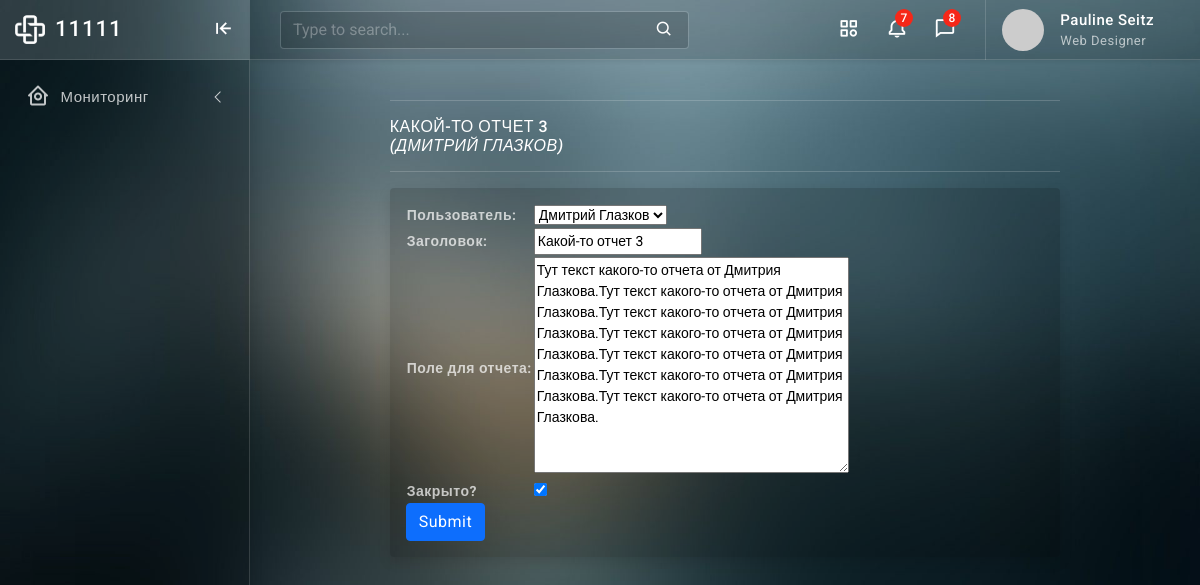
Before: /note/3/note-edit/ with the older database file.
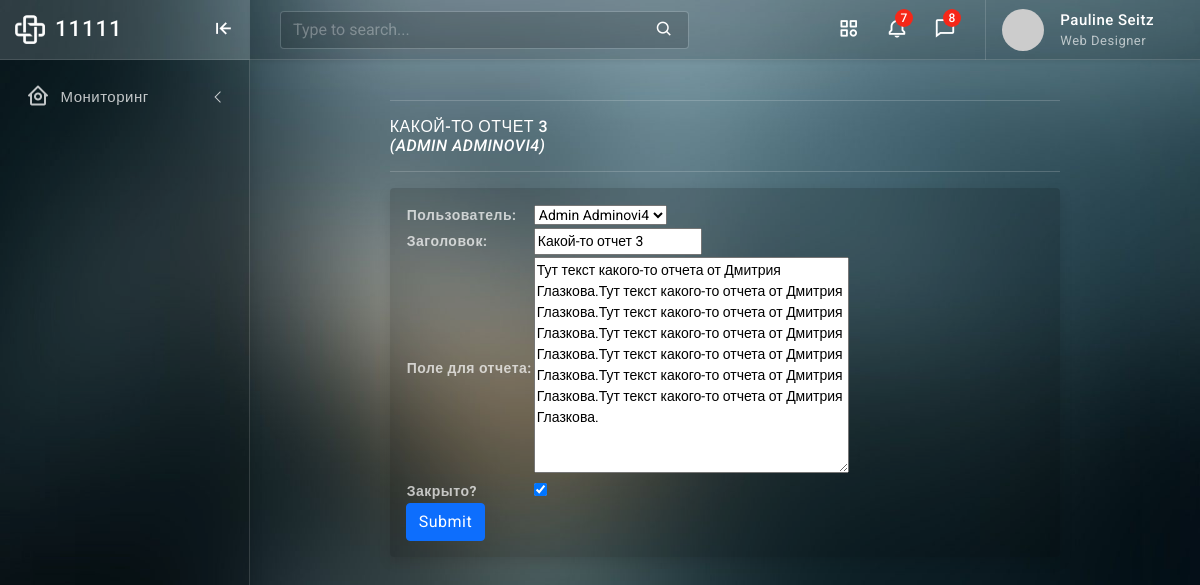
After: the same page with the newer database file.
### notes/models.py (models this page shows, shortened)
class Note(models.Model):
    title = models.CharField("Заголовок", max_length=100)
    user = models.ForeignKey('NoteAuthor', on_delete=models.SET_NULL, blank=True, null=True, verbose_name='Пользователь')
    created = models.DateField("Создана", auto_now=True)
    status = models.BooleanField("Закрыто?", default=False)
    textarea = models.TextField("Поле для отчета", max_length=1000)
    class Meta:
        verbose_name = 'Отчет'
        verbose_name_plural = 'Отчеты'

class NoteAuthor(models.Model):
    name = models.CharField("Имя", max_length=20)
    surname = models.CharField("Фамилия", max_length=20)
    post = models.CharField(max_length=1, choices=POST_CHOICES, default="Оператор", verbose_name="Должность")
    class Meta:
        verbose_name = 'Пользователь'
        verbose_name_plural = 'Пользователи'
    def __str__(self):
        return '{0} {1}'.format (self.name, self.surname)

### notes/views.py (the view, shortened to what this page needs)
# urls.py: path('note/<int:pk>/note-edit/', views.NoteUpdate.as_view(), name='note-edit'),
class NoteUpdate(UpdateView):
    model = Note
    fields = ['user','title', 'textarea', 'status']
    template_name = 'notes/note_form.html'
    success_url = reverse_lazy('notes')
    def dispatch(self, *args, **kwargs):
        self.note_id = kwargs['pk']
        return super(NoteUpdate, self).dispatch(*args, **kwargs)

### templates/notes/note_form.html (shortened to what this page needs)
{% extends 'notes/layout.html' %}
{% block content %}
<div class="page-wrapper">
    <div class="page-content">
        <div class="row">
            <div class="col-xl-9 mx-auto">
                <hr>
                <h6 class="mb-0 text-uppercase">{{ note.title }}<p><em>({{ note.user }})</em></p></h6>
                <hr/>
                <div class="card">
                    <div class="card-body">
                        <form action="" method="post">
                        <table>{{ form.as_table }}</table>
                        <button type="submit" class="btn btn-primary">Submit</button>
                        </form>
                    </div>
                </div>
            </div>
        </div>
    </div>
</div>
{% endblock content %}

Changed rows visible on the page:
changed through a linked row, Note "КАКОЙ-ТО ОТЧЕТ 3": user "ДМИТРИЙ ГЛАЗКОВ" → "ADMIN ADMINOVI4"; user "Дмитрий Глазков" → "Admin Adminovi4"
